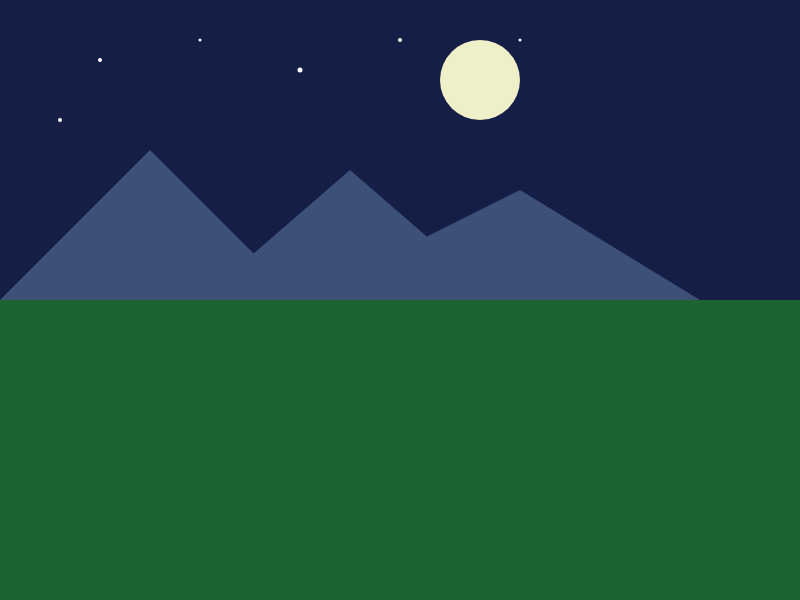
Frame 1 (no input)
Frame 60 (no input): identical to frame 1, image omitted
Frame 120 (the mouse pressed at the canvas centre since frame 60): identical to frame 1, image omitted

The p5.js sketch that drew this single still picture (run headless with seeded random() and noise() and a simulated clock; from frame 60 on, the mouse is pressed at the canvas centre):

// p5.js sketch
// ── sketch.js
function setup()
{
    createCanvas(800,600);
}

function draw ()
{
  background(20, 30, 70);

    // Moon
    noStroke();
    fill(240, 240, 200);
    ellipse(480, 80, 80, 80);

    // Stars
    fill(255);
    ellipse(100, 60, 4, 4);
    ellipse(200, 40, 3, 3);
    ellipse(300, 70, 5, 5);
    ellipse(400, 40, 4, 4);
    ellipse(520, 40, 3, 3);
    ellipse(60, 120, 4, 4);

    // Mountains
    fill(60, 80, 120);
    triangle(0, 300, 150, 150, 300, 300);
    triangle(200, 300, 350, 170, 500, 300);
    triangle(300, 300, 520, 190, 700, 300);

    // Ground
    fill(30, 100, 50);
    rect(0, 300, width, 300);
}

    
